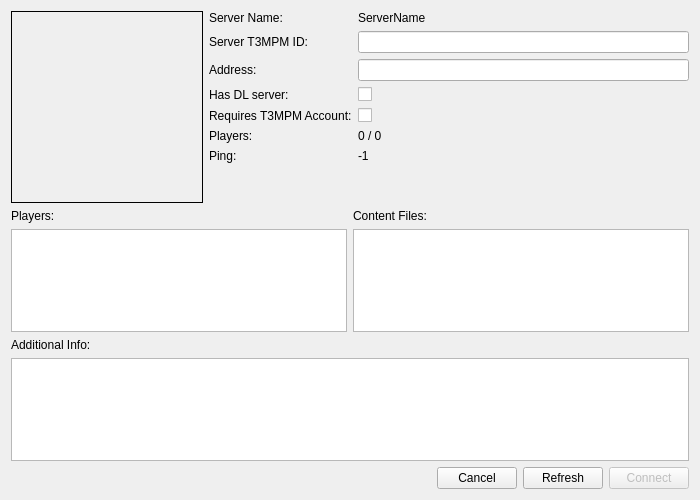
<?xml version="1.0" encoding="UTF-8"?>
<ui version="4.0">
 <class>Dialog</class>
 <widget class="QDialog" name="Dialog">
  <property name="geometry">
   <rect>
    <x>0</x>
    <y>0</y>
    <width>700</width>
    <height>500</height>
   </rect>
  </property>
  <property name="windowTitle">
   <string>Connect</string>
  </property>
  <layout class="QGridLayout" name="gridLayout">
   <item row="0" column="0">
    <layout class="QHBoxLayout" name="headerlLayout">
     <item>
      <widget class="QFrame" name="logoFrame">
       <property name="minimumSize">
        <size>
         <width>192</width>
         <height>192</height>
        </size>
       </property>
       <property name="maximumSize">
        <size>
         <width>192</width>
         <height>192</height>
        </size>
       </property>
       <property name="frameShape">
        <enum>QFrame::Box</enum>
       </property>
       <property name="frameShadow">
        <enum>QFrame::Plain</enum>
       </property>
      </widget>
     </item>
     <item>
      <layout class="QFormLayout" name="basicInfoLayout">
       <item row="0" column="0">
        <widget class="QLabel" name="lblstaServerName">
         <property name="text">
          <string>Server Name:</string>
         </property>
        </widget>
       </item>
       <item row="0" column="1">
        <widget class="QLabel" name="lblName">
         <property name="text">
          <string notr="true">ServerName</string>
         </property>
        </widget>
       </item>
       <item row="1" column="0">
        <widget class="QLabel" name="lblstaT3MPMID">
         <property name="text">
          <string>Server T3MPM ID:</string>
         </property>
        </widget>
       </item>
       <item row="1" column="1">
        <widget class="QLineEdit" name="leServerId">
         <property name="text">
          <string/>
         </property>
         <property name="readOnly">
          <bool>true</bool>
         </property>
        </widget>
       </item>
       <item row="2" column="0">
        <widget class="QLabel" name="lblstaAddress">
         <property name="text">
          <string>Address:</string>
         </property>
        </widget>
       </item>
       <item row="2" column="1">
        <widget class="QLineEdit" name="leAddr">
         <property name="text">
          <string notr="true"/>
         </property>
         <property name="readOnly">
          <bool>true</bool>
         </property>
        </widget>
       </item>
       <item row="5" column="0">
        <widget class="QLabel" name="lblstaPlayers">
         <property name="text">
          <string>Players:</string>
         </property>
        </widget>
       </item>
       <item row="5" column="1">
        <widget class="QLabel" name="lblPlayers">
         <property name="text">
          <string notr="true">0 / 0</string>
         </property>
        </widget>
       </item>
       <item row="6" column="0">
        <widget class="QLabel" name="lblstaPing">
         <property name="text">
          <string>Ping:</string>
         </property>
        </widget>
       </item>
       <item row="6" column="1">
        <widget class="QLabel" name="lblPing">
         <property name="text">
          <string notr="true">-1</string>
         </property>
        </widget>
       </item>
       <item row="3" column="0">
        <widget class="QLabel" name="lblstaHasDLServ">
         <property name="text">
          <string>Has DL server:</string>
         </property>
        </widget>
       </item>
       <item row="3" column="1">
        <widget class="QCheckBox" name="cbHasDLServer">
         <property name="text">
          <string/>
         </property>
         <property name="checkable">
          <bool>false</bool>
         </property>
        </widget>
       </item>
       <item row="4" column="0">
        <widget class="QLabel" name="lblstaReqT3MPMAcc">
         <property name="text">
          <string>Requires T3MPM Account:</string>
         </property>
        </widget>
       </item>
       <item row="4" column="1">
        <widget class="QCheckBox" name="cbReqT3MPMAcc">
         <property name="text">
          <string/>
         </property>
         <property name="checkable">
          <bool>false</bool>
         </property>
        </widget>
       </item>
      </layout>
     </item>
    </layout>
   </item>
   <item row="1" column="0">
    <layout class="QHBoxLayout" name="middleLayout">
     <item>
      <layout class="QVBoxLayout" name="playersListLayout">
       <item>
        <widget class="QLabel" name="lblstaPlayers2">
         <property name="text">
          <string>Players:</string>
         </property>
        </widget>
       </item>
       <item>
        <widget class="QListWidget" name="listPlayers">
         <property name="selectionMode">
          <enum>QAbstractItemView::NoSelection</enum>
         </property>
        </widget>
       </item>
      </layout>
     </item>
     <item>
      <layout class="QVBoxLayout" name="pluginsLayout">
       <item>
        <widget class="QLabel" name="lblstaPlugins">
         <property name="text">
          <string>Content Files:</string>
         </property>
        </widget>
       </item>
       <item>
        <widget class="QListWidget" name="listPlugins">
         <property name="selectionMode">
          <enum>QAbstractItemView::NoSelection</enum>
         </property>
        </widget>
       </item>
      </layout>
     </item>
    </layout>
   </item>
   <item row="4" column="0">
    <layout class="QHBoxLayout" name="buttonsLayout">
     <item>
      <spacer name="horizontalSpacer">
       <property name="orientation">
        <enum>Qt::Horizontal</enum>
       </property>
       <property name="sizeHint" stdset="0">
        <size>
         <width>40</width>
         <height>20</height>
        </size>
       </property>
      </spacer>
     </item>
     <item>
      <widget class="QPushButton" name="btnCancel">
       <property name="text">
        <string>Cancel</string>
       </property>
       <property name="default">
        <bool>false</bool>
       </property>
      </widget>
     </item>
     <item>
      <widget class="QPushButton" name="btnRefresh">
       <property name="text">
        <string>Refresh</string>
       </property>
      </widget>
     </item>
     <item>
      <widget class="QPushButton" name="btnConnect">
       <property name="enabled">
        <bool>false</bool>
       </property>
       <property name="text">
        <string>Connect</string>
       </property>
       <property name="default">
        <bool>true</bool>
       </property>
      </widget>
     </item>
    </layout>
   </item>
   <item row="3" column="0">
    <layout class="QVBoxLayout" name="rulesLayout">
     <item>
      <widget class="QLabel" name="lblstaRules">
       <property name="text">
        <string>Additional Info:</string>
       </property>
      </widget>
     </item>
     <item>
      <widget class="QListWidget" name="listRules"/>
     </item>
    </layout>
   </item>
  </layout>
 </widget>
 <resources>
  <include location="../browser.qrc"/>
 </resources>
 <connections>
  <connection>
   <sender>btnCancel</sender>
   <signal>clicked()</signal>
   <receiver>Dialog</receiver>
   <slot>reject()</slot>
   <hints>
    <hint type="sourcelabel">
     <x>489</x>
     <y>524</y>
    </hint>
    <hint type="destinationlabel">
     <x>316</x>
     <y>274</y>
    </hint>
   </hints>
  </connection>
  <connection>
   <sender>btnConnect</sender>
   <signal>clicked()</signal>
   <receiver>Dialog</receiver>
   <slot>accept()</slot>
   <hints>
    <hint type="sourcelabel">
     <x>580</x>
     <y>524</y>
    </hint>
    <hint type="destinationlabel">
     <x>316</x>
     <y>274</y>
    </hint>
   </hints>
  </connection>
 </connections>
</ui>
